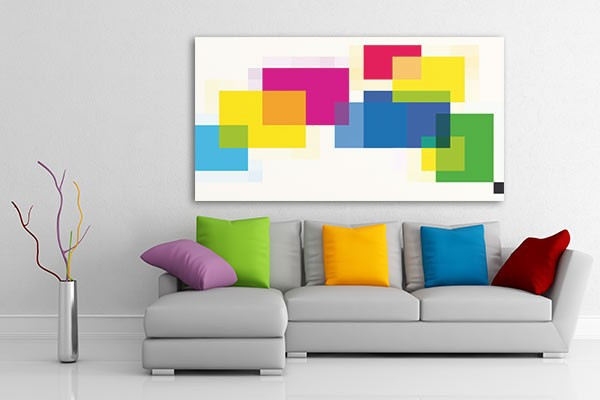
%> input picture img.jpg, 600 x 400 px
$ octave FFT_mix.m   (GNU Octave 9; MATLAB toolbox functions it lacks are replaced by stand-ins)
%> lines starting %> are read from the running program, lines starting %| are printed output that depends on the picture
### load_img.m
I = imread('img.jpg');
%> I is the input picture: size 400x600x3 uint8; mean R, G, B 195.7, 193.6, 184.9
I = double(rgb2gray(I));
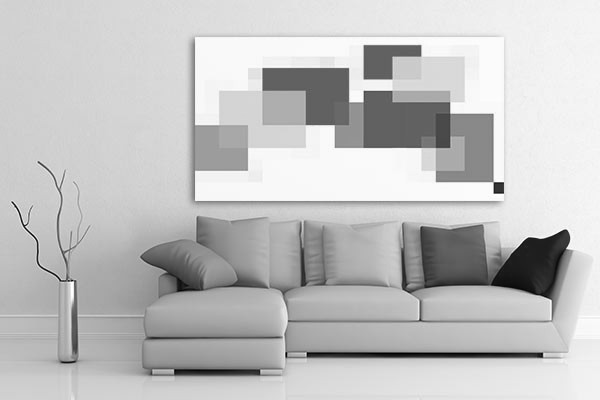
%> I: size 400x600 double; min 0, max 255, mean 193.3
[h, w] = size(I);
%> h = 400; w = 600

### load_putin.m
I2 = imread('putin.jpg');
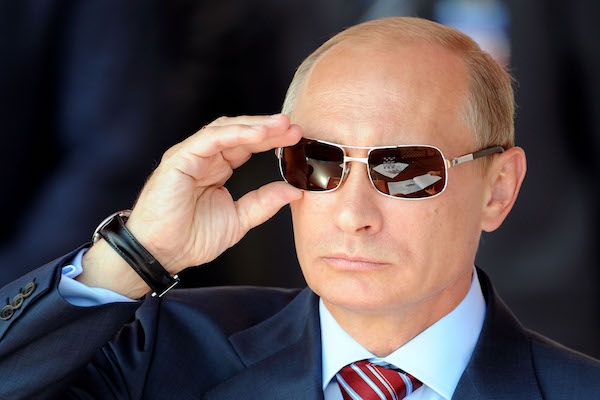
%> input picture putin.jpg, 600 x 400 px
%> I2 is the input picture: size 400x600x3 uint8; mean R, G, B 88.9, 77, 78.3
I2 = double(rgb2gray(I2));
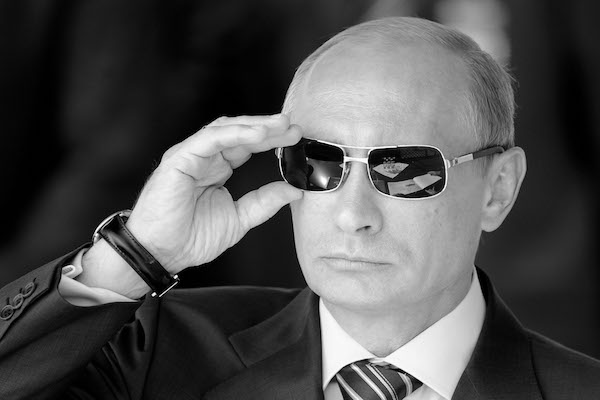
%> I2: size 400x600 double; min 0, max 255, mean 80.7
[h2, w2] = size(I2);
%> h2 = 400; w2 = 600

### FFT_mix.m
load_img;
load_putin;

img_FFT = fft2(I);
putin_FFT = fft2(I2);

mix1_FFT = abs(img_FFT) .* exp(1i * angle(putin_FFT));
mix2_FFT = abs(putin_FFT) .* exp(1i * angle(img_FFT));

figure
subplot(1,2,1)
imshow(real(ifft2(mix1_FFT)),[]);
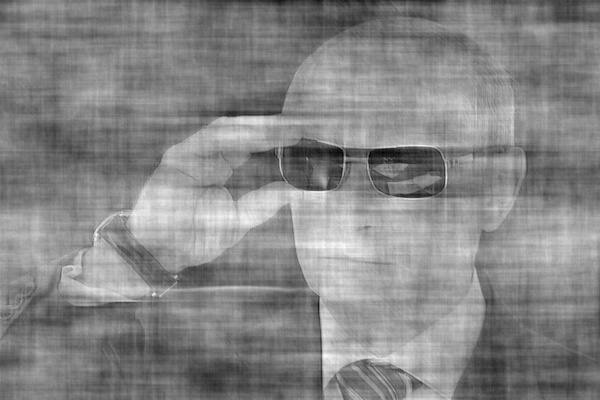
%> displayed picture: size 400x600, on the screen's scale of 0 to 255; min 0, max 255, mean 133.5
title('Img module Putin phase')
subplot(1,2,2)
imshow(real(ifft2(mix2_FFT)),[]);
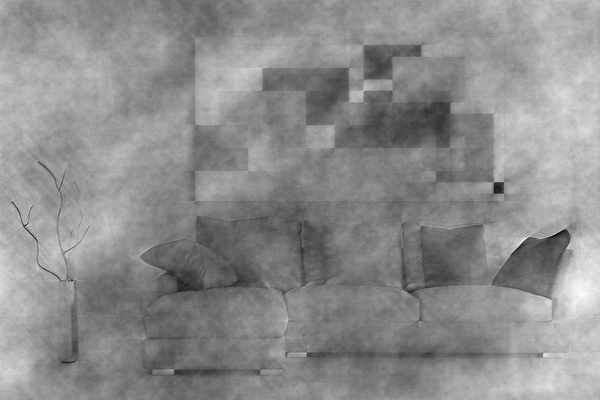
%> displayed picture: size 400x600, on the screen's scale of 0 to 255; min 0, max 255, mean 140.4
title('Putin module Img phase')
